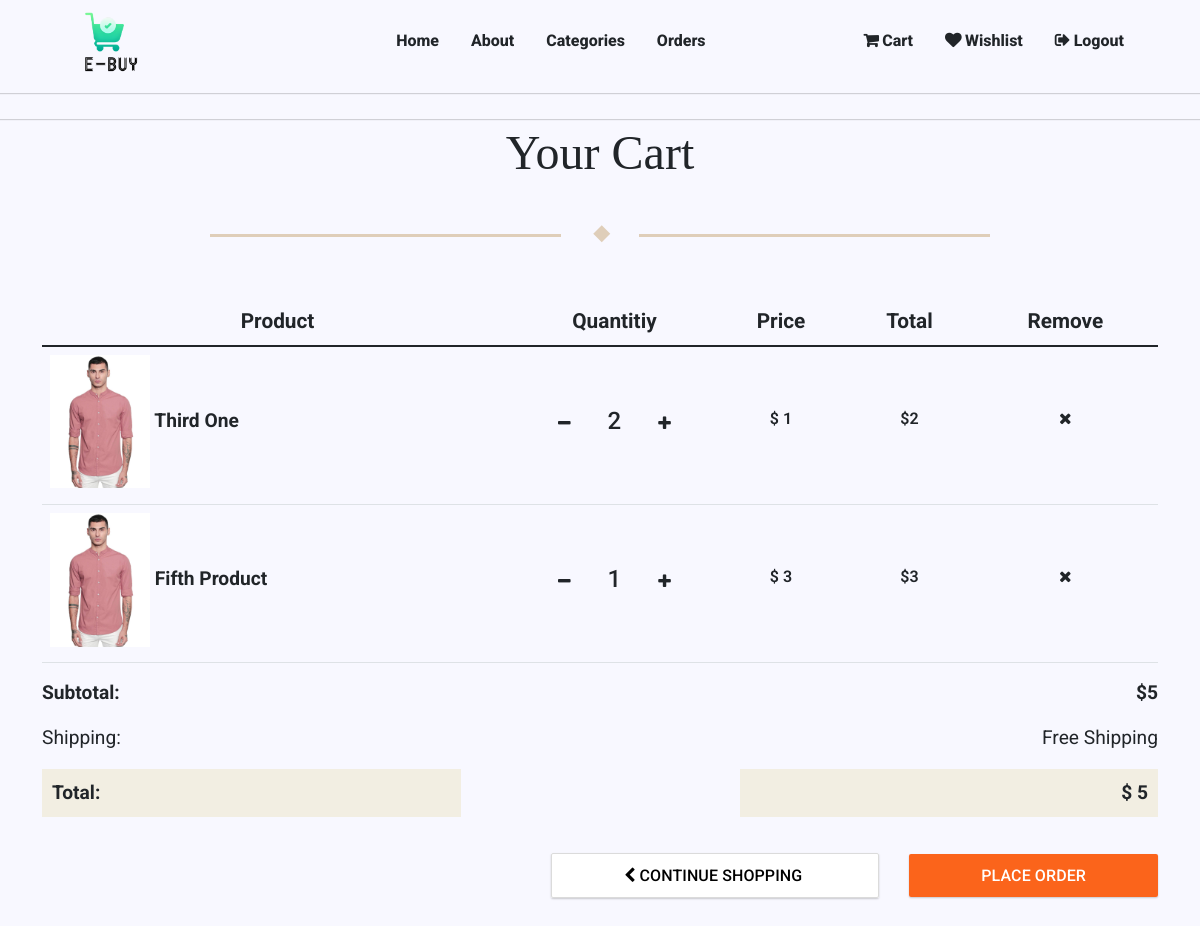
The page /products/cart/ (signed in) on the database its author committed.
### product/models.py (models this page shows, shortened)
class ProductOrder(models.Model):
    user=models.ForeignKey(UserProfile,on_delete=models.CASCADE)
    product=models.ForeignKey(Product,on_delete=models.CASCADE)
    quantity=models.IntegerField(default=1)
    ordered=models.BooleanField(default=False)
    class Meta:
        verbose_name = 'Ordered Product'
        verbose_name_plural='Ordered Products'
    @property
    def total(self):
        return self.product.price * self.quantity

class Product(models.Model):
    class StatusChoices(models.TextChoices):
        AVAILABLE="SA",_("Stock Available")
        OUTOFSTOCK="NSA",_("No Stock Available")
    id = models.UUIDField(primary_key=True, default=uuid.uuid4, editable=False)
    title=models.CharField(max_length=256)
    slug=models.SlugField(blank=True,null=True)
    description=models.TextField()
    image=models.ImageField(blank=True,null=True)
    status=models.CharField(max_length=3,choices=StatusChoices.choices,default=StatusChoices.AVAILABLE)
    published_date=models.DateTimeField(auto_now_add=True)
    price=models.IntegerField(default=0)
    wishlist_users=models.ManyToManyField(UserProfile,related_name="wishlist_products",blank=True)
    category=models.ForeignKey('Category',on_delete=models.SET_NULL,null=True)
    delivery_days=models.IntegerField(default=7)

### product/views.py (the view)
# urls.py: path('products/cart/',CartListView.as_view(),name='cart'),
class CartListView(LoginRequiredMixin,ListView):
    model=ProductOrder
    template_name='product/cart.html'
    context_object_name='cart_products'
    def get_context_data(self, **kwargs):
        data=super().get_context_data(**kwargs)
        cart_total=0
        total_items=0
        for item in data['cart_products']:
            cart_total+=item.total
            total_items+=1;
        data['cart_total']=cart_total
        data['total_items']=total_items
        return data
    def get_queryset(self):
        return ProductOrder.objects.filter(user=self.request.user,ordered=False)

### templates/product/cart.html (shortened to what this page needs)
{% extends "base.html" %}
{% load static %}
{% block head %}
    <link rel="stylesheet" href={% static 'css/product/cart.css' %}>
{% endblock %}
{% block content %}
    <section class="page-heading">
        <h1 class="page-title">Your Cart</h1>
        <div class="page-title-underline"></div>
    </section>
    {% if total_items == 0 %}
        <div class="no-items container text-center">
            <h1 class="my-4" style="font-family: 'Roboto';font-size: 2.5rem;">
                No Items Yet
            </h1>
            <a class="back-to-home" href={% url 'home' %}>
                <i class="fa fa-chevron-left" aria-hidden="true"></i>
                continue shopping
            </a>
        </div>
    {% else %}
        <section class="container cart">
            <table class="table table-hover">
                <thead>
                    <tr>
                        <th scope="col">Product</th>
                        <th scope="col">Quantitiy</th>
                        <th scope="col">Price</th>
                        <th scope="col">Total</th>
                        <th scope="col">Remove</th>
                    </tr>
                </thead>
                <tbody>
                    {% for product in cart_products %}
                        <tr id=row_{{product.id}} class="cart-row">
                            <th scope="row">
                                <img class="cart-product-image" src={% static 'images/sample_product.jpg' %} alt="">
                                <a href={% url 'detail' product.product.slug %} class="cart-product-title">{{product.product.title}}</a>
                            </th>
                            <td class="quantity-add-minus">
                                <a href="" hx-patch={% url 'decrease_quantity' product.id %} hx-target=#quantity_{{product.id}} hx-headers='{"X-CSRFToken":"{{ csrf_token }}"}'>
                                    <i class="fa fa-minus" aria-hidden="true"></i>
                                </a>
                                <h4 id=quantity_{{product.id}}>{{product.quantity}}</h4>
                                <a href="" hx-patch={% url 'increase_quantity' product.id %} hx-target=#quantity_{{product.id}} hx-headers='{"X-CSRFToken": "{{ csrf_token }}"}'>
                                    <i class="fa fa-plus" aria-hidden="true"></i>
                                </a>
                            </td>
                            <td>$ {{product.product.price}}</td>
                            <td>${{product.total}}</td>
                            <td>
                                <a href="" hx-delete={% url 'remove_from_cart' product.product.id %} hx-target=#row_{{product.id}}
                                    hx-headers='{"X-CSRFToken": "{{ csrf_token }}"}'>
                                    <i class="fa fa-times" aria-hidden="true"></i>
                                </a>
                            </td>
                        </tr>
                    {% endfor %}
                </tbody>
            </table>
        </section>
        <section class="cart-details container">
            <div class="captions">
                <p>
                    <strong>Subtotal:</strong>
                </p>
                <p>Shipping:</p>
                <p class="golden">Total:</p>
            </div>
            <div class="values">
                <p>
                    <strong>${{ cart_total }}</strong>
                </p>
                <p>Free Shipping</p>
                <p class="golden">$ {{cart_total}}</p>
            </div>
        </section>
        <div class="cart-button container">
            <a class="back-to-home" href={% url 'home' %}>
                <i class="fa fa-chevron-left" aria-hidden="true"></i>
                continue shopping
            <a class="order-button" href={% url 'create_order' %}>
                place order
        </div>
    {% endif %}
{% endblock %}

### static/css/base.css (style rules this page uses)
* { box-sizing: border-box; scroll-behavior: smooth; }
body, html { padding: 0; margin: 0; font-family: -apple-system, BlinkMacSystemFont, Segoe UI, Roboto, Oxygen, Ubuntu, Cantarell, Fira Sans, Droid Sans, Helvetica Neue, sans-serif; }
a { text-decoration: none; color: inherit; }

### static/css/product/cart.css (style rules this page uses)
.page-title { text-align: center; font-size: 3rem; font-family: serif; margin-bottom: 40px; }
.cart-product-image { width: 100px; }
body { background-color: ghostwhite; }
.cart-row td { text-align: center; font-family: "Roboto"; font-weight: 600; font-size: 1rem; padding-top: 60px; }
.cart-row th { font-family: "Roboto"; font-size: 1.2rem; text-transform: capitalize; }
thead { text-align: center; text-transform: capitalize; font-family: "Roboto"; font-size: 1.3rem; }
.page-title-underline { position: relative; margin-bottom: 4rem; margin-top: 0.5rem; }
.page-title-underline:before { display: block; content: ""; width: 12px; height: 12px; background-color: #dfceb9; position: relative; transform: rotate(45deg) translateX(-50%); left: 50%; top: 10px; }
.page-title-underline:after { content: ""; position: absolute; left: 50%; transform: translateX(-50%); width: 100%; max-width: 65%; height: 3px; background: linear-gradient( to right, #dfceb9 0%, #dfceb9 45%, rgba(0, 0, 0, 0) 45%, rgba(0, 0, 0, 0) 55%, #dfceb9 55%, #dfceb9 100% ); }
.golden { background: #f2eee2; font-weight: bold; padding: 10px; }
.values { text-align: end; }
section.cart-details.container { display: grid; grid-column-gap: 25%; grid-template-columns: repeat(2, 1fr); font-family: "Roboto"; font-size: 1.2rem; }
.cart-button { text-align: end; margin-top: 30px; margin-bottom: 10%; }
a.back-to-home { font-weight: 500; background-color: #fff; color: black; cursor: pointer; border-radius: 2px; height: 32px; padding: 12px 72px; border: 1px solid #dbdbdb; outline: none; line-height: 20px; font-size: 16px; letter-spacing: 0.1px; font-family: "Roboto"; text-transform: uppercase; box-shadow: 0 1px 2px 0 rgb(0 0 0 / 20%); height: 30px; }
a.order-button { font-weight: 500; cursor: pointer; border-radius: 2px; height: 32px; padding: 12px 72px; outline: none; line-height: 20px; font-size: 16px; letter-spacing: 0.1px; font-family: "Roboto"; text-transform: uppercase; background: #fb641b; box-shadow: 0 1px 2px 0 rgb(0 0 0 / 20%); border: none; color: #fff; margin-left: 30px; }
td.quantity-add-minus { display: flex; flex-direction: row; align-items: baseline; justify-content: space-evenly; padding-bottom: 60px; }
i.fa { font-size: 1rem; font-weight: lighter; }

### static/css/components/navbar.css (style rules this page uses)
*:before, *:after { box-sizing: border-box; }

### rows shown on the page
ProductOrder: product "Third One", quantity "2", product.price "1", total "2"
ProductOrder: product "Fifth Product", quantity "1", product.price "3", total "3"

### other values the page prints
{{ cart_total }} "5"
